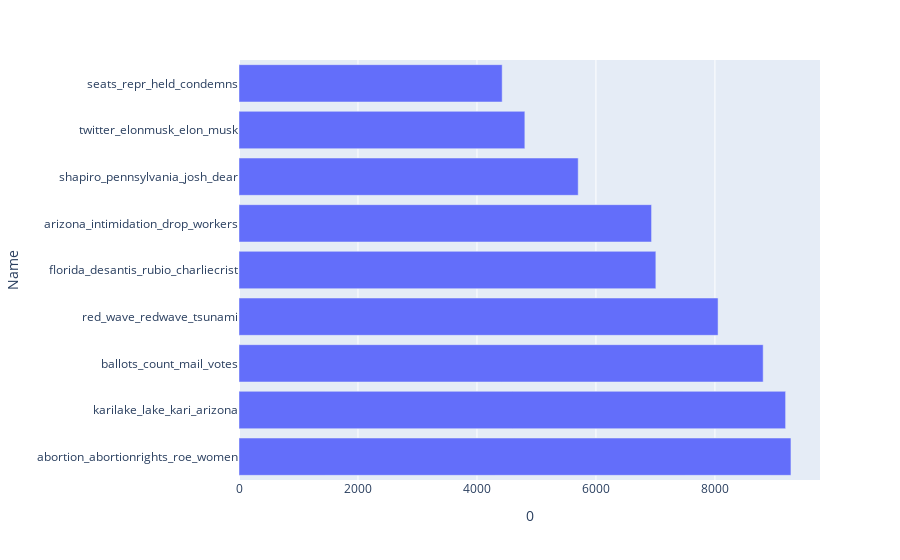

Source (notebook cell):
### Code cell
# Most popular topics not including general
fig = px.bar(chart_sample, y = 'Name', x = 0, orientation='h')
# fig.update_xaxes(
#         tickangle = 45,
#         title_text = "Topic")
fig.show()

### Figure 1 — Plotly figure (JSON) as saved in the notebook; plotly's stock layout.template omitted (floating-point values rounded to 4 significant figures)
{"data": [{"alignmentgroup": "True", "hovertemplate": "0=%{x}<br>Name=%{y}<extra></extra>", "legendgroup": "", "marker": {"color": "#636efa", "pattern": {"shape": ""}}, "name": "", "offsetgroup": "", "orientation": "h", "showlegend": false, "textposition": "auto", "type": "bar", "x": [9278, 9188, 8811, 8053, 7007, 6935, 5702, 4805, 4424], "xaxis": "x", "y": ["abortion_abortionrights_roe_women", "karilake_lake_kari_arizona", "ballots_count_mail_votes", "red_wave_redwave_tsunami", "florida_desantis_rubio_charliecrist", "arizona_intimidation_drop_workers", "shapiro_pennsylvania_josh_dear", "twitter_elonmusk_elon_musk", "seats_repr_held_condemns"], "yaxis": "y"}], "layout": {"barmode": "relative", "legend": {"tracegroupgap": 0}, "margin": {"t": 60}, "xaxis": {"anchor": "y", "domain": [0, 1], "title": {"text": "0"}}, "yaxis": {"anchor": "x", "domain": [0, 1], "title": {"text": "Name"}}}}
